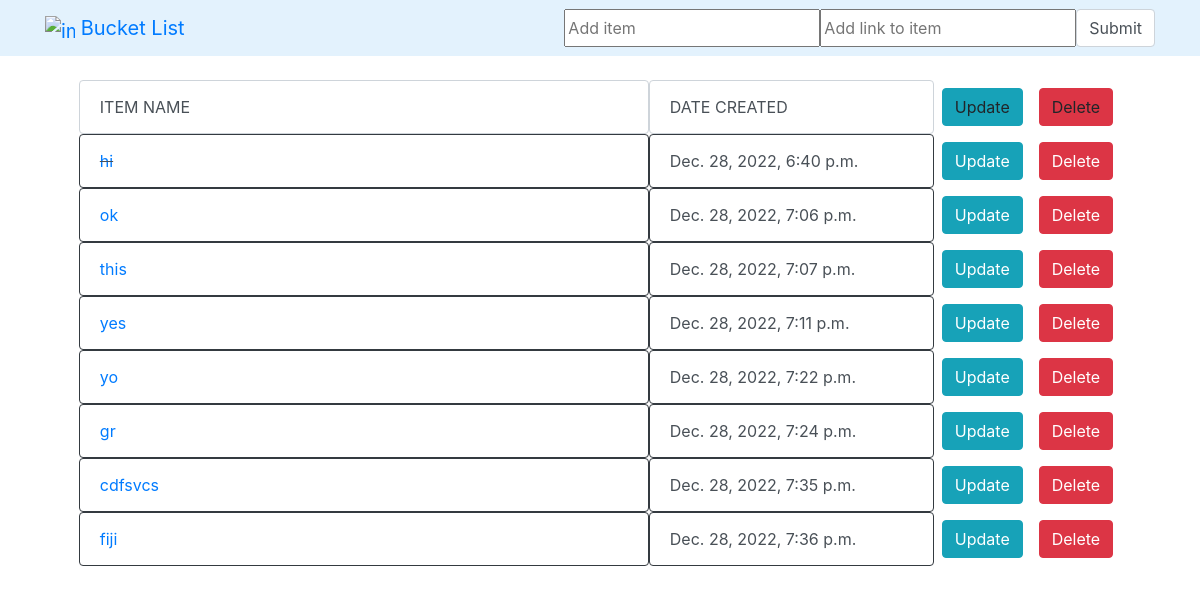
The app's page /, older data.
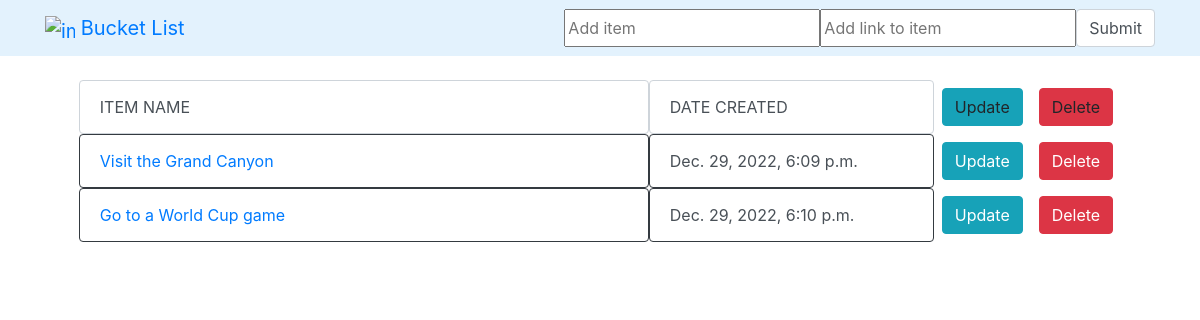
The same page, newer data.
### buckets/models.py (models this page shows)
class Task(models.Model):
    title = models.CharField(max_length = 200)
    complete = models.BooleanField(default = False)
    created = models.DateTimeField(auto_now_add = True)
    link = models.URLField(max_length = 200, default="https://www.google.com/webhp?hl=en&ictx=2&sa=X&ved=0ahUKEwjrhov_gZ38AhXAD1kFHdEvCbcQPQgJ")
    def __str__(self):
        return self.title

### buckets/views.py (the view, shortened to what this page needs)
# urls.py: path('', views.index, name='list'),
def index(request):
    buckets = Task.objects.all()
    form = TaskForm()
    context = {'buckets':buckets, 'form':form}
    return render(request, 'buckets/list.html', context)

### buckets/forms.py
class TaskForm(forms.ModelForm):
    title = forms.CharField(widget = forms.TextInput(attrs={"placeholder":"Add item"}))
    link = forms.URLField(widget = forms.TextInput(attrs={"placeholder":"Add link to item"}))
    class Meta:
        model = Task
        fields = '__all__'

### buckets/templates/buckets/list.html (shortened to what this page needs)
{% extends 'base.html' %}
{% block content %}
<nav class="navbar navbar-expand-lg" style="background-color: #e3f2fd;">
    <div class="container">
        <a class="navbar-brand" href="#">
            <img src="https://www.pngfind.com/pngs/m/44-445195_steel-bucket-png-image-transparent-background-bucket-transparent.png" alt="image of a bucket" width="30" height="24" class="GeneratedImage d-inline-block align-text-top">
            Bucket List
        </a>
        <form class = "d-flex" method = "POST" action = "/" class = "container">
            {{form.title}}
            {{form.link}}
            <input class="form-control me-2" type = "submit" name = "Create Task" placeholder = "Add new item">
        </form>
    </div>
</nav>
<br>
<div class = "container overflow-hidden">
    <div class = "row justify-content-md-center">
        <div class="col col-lg-6 form-control">
            <div class="p-2">
                ITEM NAME
            </div>
        </div>
        <div class="col col-3 form-control">
            <div class="p-2">
                DATE CREATED
            </div>
        </div>
        <div class="p-2">
            <a class = "btn btn-info">Update</a>
        </div>
        <div class="p-2">
            <a class = "btn btn-danger">Delete</a>
        </div>
    </div>
</div>
{% for bucket in buckets %}
    <div class = "container overflow-hidden">
        <div class = "row justify-content-md-center">
            <div class="col col-lg-6 form-control border-dark">
                <div class="p-2">
                    {% if bucket.complete == True %}
                    <strike><a href="{{bucket.link}}">{{bucket}}</a></strike>
                    {% else %}
                    <span><a href="{{bucket.link}}">{{bucket}}</a></span>
                    {% endif %}
                </div>
            </div>
            <div class="col col-3 form-control border-dark">
                <div class="p-2">
                    <span>{{bucket.created}}</span>
                </div>
            </div>
            <div class="p-2">
                <a class = "btn btn-info" href="{% url 'edit_bucket' bucket.id %}">Update</a>
            </div>
            <div class="p-2">
                <a class = "btn btn-danger" href="{% url 'confirmDel' bucket.id %}">Delete</a>
            </div>
        </div>
    </div>
{% endfor %}
{% endblock %}

### buckets/templates/base.html (shortened to what this page needs)
<!doctype html>
<html lang="en">
  <head>
    <link rel="stylesheet" href="https://cdn.jsdelivr.net/npm/bootstrap@4.0.0/dist/css/bootstrap.min.css">
  </head>
  <body>
    {% block content %}
    {% endblock %}
  </body>
</html>

Row changes from the older to the newer data that the page shows:
removed Task: title "hi", created "Dec. 28, 2022, 6:40 p.m."
removed Task: title "ok", created "Dec. 28, 2022, 7:06 p.m."
removed Task: title "this", created "Dec. 28, 2022, 7:07 p.m."
removed Task: title "yes", created "Dec. 28, 2022, 7:11 p.m."
removed Task: title "yo", created "Dec. 28, 2022, 7:22 p.m."
removed Task: title "gr", created "Dec. 28, 2022, 7:24 p.m."
removed Task: title "cdfsvcs", created "Dec. 28, 2022, 7:35 p.m."
removed Task: title "fiji", created "Dec. 28, 2022, 7:36 p.m."
added Task: title "Visit the Grand Canyon", created "Dec. 29, 2022, 6:09 p.m."
added Task: title "Go to a World Cup game", created "Dec. 29, 2022, 6:10 p.m."
